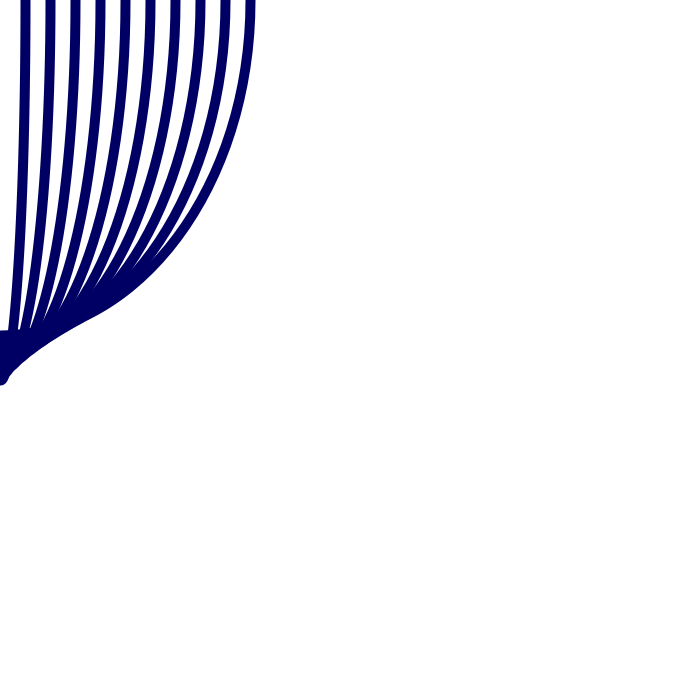
Frame 1 (no input)
Frame 60 (the mouse pressed at the canvas centre just before this capture): identical to frame 1, image omitted
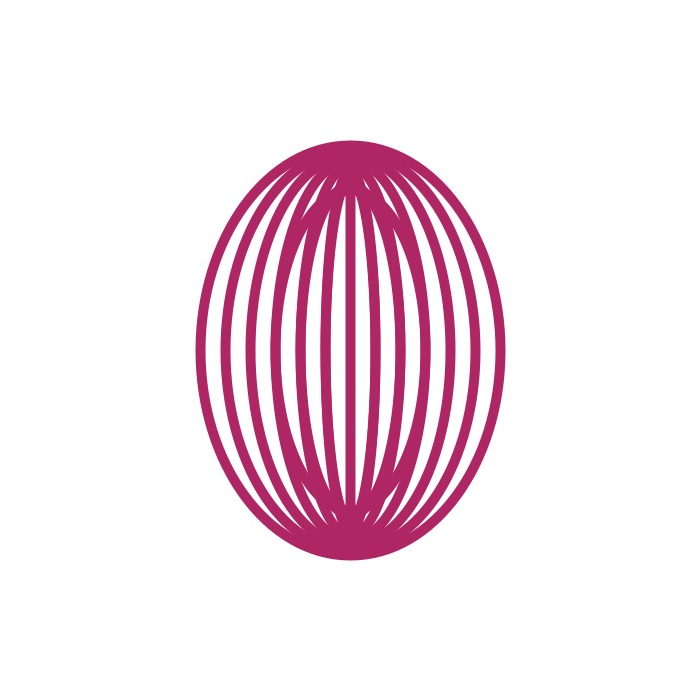
Frame 120 (the mouse held since frame 60 and released just before this capture)

The Processing sketch that drew these frames (run headless with seeded random() and noise(); from frame 60 on, the mouse is pressed at the canvas centre):

// Processing sketch: processing_10122
// ── processing_10122.pde

void setup(){
  size(700,700);
  colorMode(RGB);
  strokeWeight(10);
 smooth();
}

float mainx,mainy;
float cx1,cy1,cx2,cy2;
int x2,y2;

void draw(){
  background(255);

  mainx = (mouseX);
  mainy = (mouseY); 
  cx1 = mainx-300;
  cy1 = height-mainy;
  cx2 = 30;
  cy2 = height;
  x2 = 40;
  y2 = height;


  noFill();
  int strokecolor = constrain (mouseX, 0,100);
  stroke(int (mouseX/2),int(mouseY/9),100);
  ellipse(mainx,mainy,cx1-200,cy1-30);
     ellipse(mainx,mainy,cx1-150,cy1-20);
  ellipse(mainx,mainy,cx1-100,cy1-10);
   ellipse(mainx,mainy,cx1-50,cy1);
  ellipse(mainx,mainy,cx1,cy1+10);
  ellipse(mainx,mainy,cx1+50,cy1+20);
  ellipse(mainx,mainy,cx1+100,cy1+30);
  ellipse(mainx,mainy,cx1+150,cy1+40);
  ellipse(mainx,mainy,cx1+200,cy1+50);
   ellipse(mainx,mainy,cx1+250,cy1+60);


}
